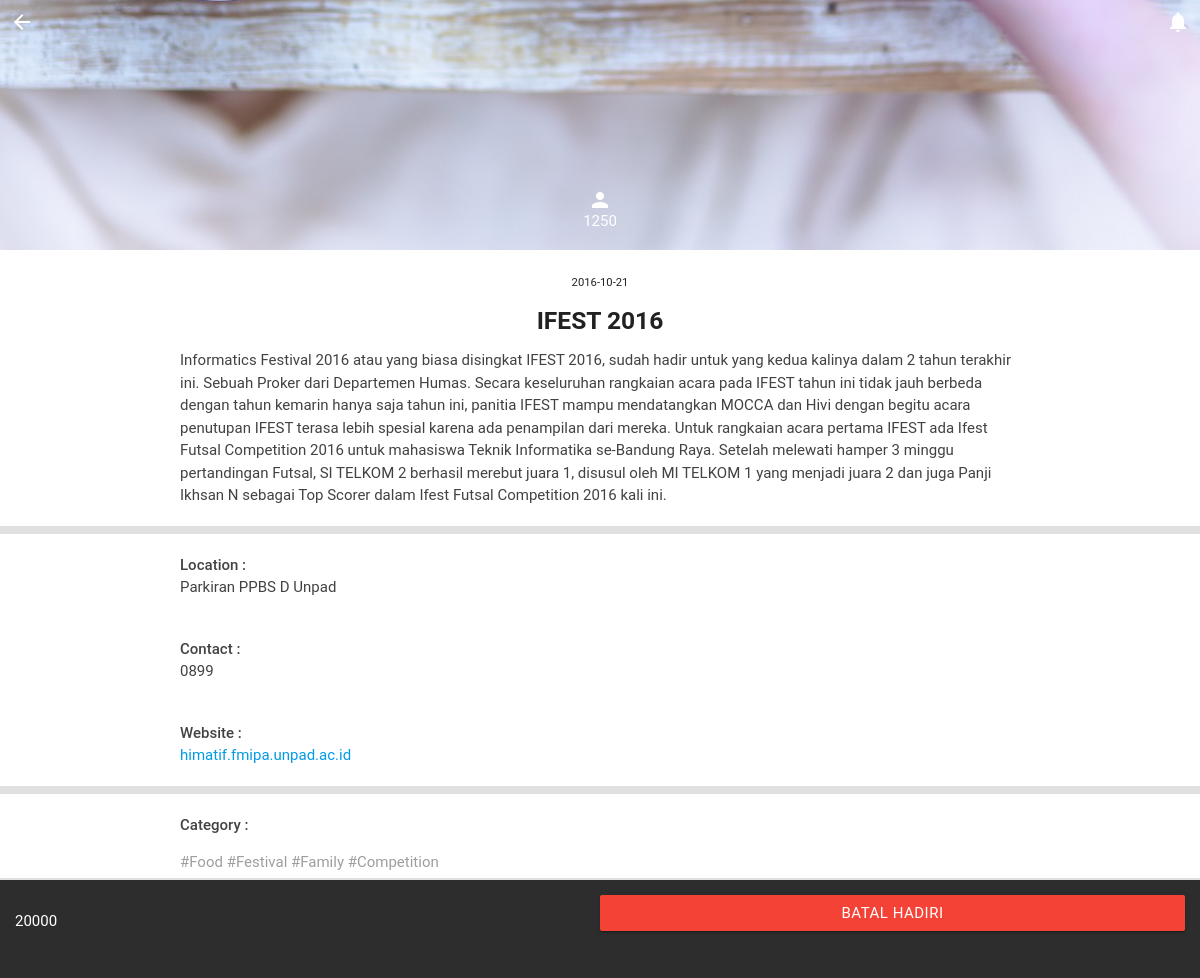
/detailevent.php?idn=2 (signed in), run on the app's committed database.
### tables this page shows
CREATE TABLE `event` (
  `id_event` int(11) NOT NULL,
  `nama_event` varchar(100) NOT NULL,
  `poster` blob,
  `deskripsi` varchar(65000) NOT NULL,
  `harga` bigint(20) NOT NULL,
  `lokasi` varchar(100) NOT NULL,
  `kontak` varchar(50) NOT NULL,
  `website` varchar(50) NOT NULL,
  `kategori` varchar(100) NOT NULL,
  `tanggal` date NOT NULL,
  `status` enum('valid','invalid','waiting') NOT NULL DEFAULT 'waiting',
  `proposedby` varchar(50) NOT NULL,
  `view` int(11) NOT NULL DEFAULT '0'
);

### detailevent.php (the view, shortened to what this page needs)
<?php
	include "conn.php";
	if($_SESSION['user'] || $_SESSION['admin'])
	{
		$idn=$_GET['idn'];
		$sql = "SELECT * FROM event where id_event='$idn'";
		$result = $db->query($sql);
		$row = $result->fetch_assoc();
		?>
<!doctype html>
<html>
<head>
    <link href="css/materialize.css" type="text/css" rel="stylesheet" media="screen,projection"/>
    <link href="css/style.css" type="text/css" rel="stylesheet" media="screen,projection"/>
</head>
<body class="grey lighten-2">
<div class="parallax-container">
    <a href="landingpage.php" class="mi white-text left"><i class="material-icons">arrow_back</i></a>
      <a href="#" class="mi white-text right"><i class="material-icons">notifications</i></a>
     <div class="bottom"><a href="#" class="white-text"><i class="material-icons">person</i></a><p class="nomarg white-text">1250</p>
    </div>
    <div class="parallax"><img src="img/food.jpg">
    </div>
</div>
<div class="section white">
    <div class="row container">
        <p class="center-align header"><small><?php echo ''.$row['tanggal'];?></small></p>
      <h5 class="center-align header"><b><?php echo ''.$row['nama_event'];?></b></h5>
      <p class="grey-text text-darken-3 lighten-3"><?php echo ''.$row['deskripsi'];?></p>
    </div>
</div>
<div class="divider2">
</div>
<div class="section white">
    <div class="row container">
      <p class="grey-text text-darken-3 lighten-3"><strong>Location :</strong><br><?php echo ''.$row['lokasi'];?></p>
    </div>
</div>
<div class="section white">
    <div class="row container">
      <p class="grey-text text-darken-3 lighten-3"><strong>Contact :</strong><br><?php echo ''.$row['kontak'];?></p>
    </div>
</div>
<div class="section white">
    <div class="row container">
      <p class="grey-text text-darken-3 lighten-3"><strong>Website :</strong><br><a href="http://<?php echo ''.$row['website'];?>"><?php echo ''.$row['website'];?></a></p>
    </div>
</div>
<div class="divider2">
</div>
<div class="section white">
    <div class="row container">
      <p class="grey-text text-darken-3 lighten-3"><strong>Category :</strong></p>
        <div class="card-action">
              <a href="#" class="grey-text">#Food</a>
              <a href="#" class="grey-text">#Festival</a>
              <a href="#" class="grey-text">#Family</a>
            <a href="#" class="grey-text">#Competition</a>
        </div>
    </div>
</div>
<div class="podbar">
    <p class="white-text left"><?php if($row['harga'] > 0){echo ''.$row['harga'];}else{echo 'FREE';}?></p>
    <?php if($row['harga'] == 0)  {?>
		<a class="right green bw1 waves-effect waves-light btn">HADIRI</a>
		<?php
	}
	else{
	?><a class="right red bw1 waves-effect waves-light btn">BATAL HADIRI</a>
	<?php } ?>
</div>
</body>
</html>
<?php
	}
	else
	{
		header("location:login.php");
	}
?>

### data on the page
event: tanggal "2016-10-21", nama_event "IFEST 2016", deskripsi "Informatics Festival 2016 atau yang biasa disingkat IFEST 2016, sudah hadir untuk yang kedua kalinya dalam 2 tahun terakhir ini. Sebuah Proker dari Departemen Humas. Secara keseluruhan rangkaian acara pada IFEST tahun ini tidak jauh berbeda dengan tahun kemarin hanya saja tahun ini, panitia IFEST mampu mendatangkan MOCCA dan Hivi dengan begitu acara penutupan IFEST terasa lebih spesial karena ada penampilan dari mereka. Untuk rangkaian acara pertama IFEST ada Ifest Futsal Competition 2016 untuk mahasiswa Teknik Informatika se-Bandung Raya. Setelah melewati hamper 3 minggu pertandingan Futsal, SI TELKOM 2 berhasil merebut juara 1, disusul oleh MI TELKOM 1 yang menjadi juara 2 dan juga Panji…", lokasi "Parkiran PPBS D Unpad", kontak "0899", website "himatif.fmipa.unpad.ac.id", harga "20000"
